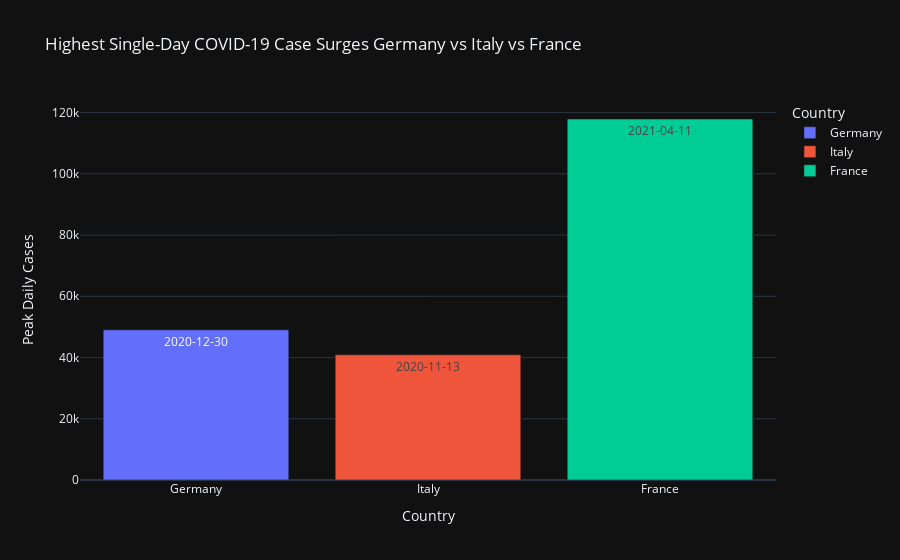

The notebook cell saved with this chart:
### Code cell
# Create a DataFrame summarizing the highest single-day surge and the corresponding date for Germany, Italy, and France
surge_data = pd.DataFrame({
    'Country': ['Germany', 'Italy', 'France'],
    'Highest_Single_Day_Surge': [germany_highest_cases, italy_highest_cases, france_highest_cases],
    'Date': [germany_highest_date, italy_highest_date, france_highest_date]
})

# Plot a bar chart showing the highest single-day COVID-19 case surges for Germany, Italy, and France
fig = px.bar(
    surge_data,
    x='Country',
    y='Highest_Single_Day_Surge',
    color='Country',
    text=surge_data['Date'].dt.strftime('%Y-%m-%d'),
    title='Highest Single-Day COVID-19 Case Surges Germany vs Italy vs France',
    labels={'Highest_Single_Day_Surge': 'Peak Daily Cases'},
    template='plotly_dark'
)
fig.show()

### Figure 1 — Plotly figure (JSON) as saved in the notebook; plotly's stock layout.template omitted (floating-point values rounded to 4 significant figures)
{"data": [{"hovertemplate": "Country=%{x}<br>Peak Daily Cases=%{y}<br>Date=%{text}<extra></extra>", "legendgroup": "Germany", "marker": {"color": "#636efa", "pattern": {"shape": ""}}, "name": "Germany", "orientation": "v", "showlegend": true, "text": ["2020-12-30"], "textposition": "auto", "type": "bar", "x": ["Germany"], "xaxis": "x", "y": [49044], "yaxis": "y"}, {"hovertemplate": "Country=%{x}<br>Peak Daily Cases=%{y}<br>Date=%{text}<extra></extra>", "legendgroup": "Italy", "marker": {"color": "#EF553B", "pattern": {"shape": ""}}, "name": "Italy", "orientation": "v", "showlegend": true, "text": ["2020-11-13"], "textposition": "auto", "type": "bar", "x": ["Italy"], "xaxis": "x", "y": [40902], "yaxis": "y"}, {"hovertemplate": "Country=%{x}<br>Peak Daily Cases=%{y}<br>Date=%{text}<extra></extra>", "legendgroup": "France", "marker": {"color": "#00cc96", "pattern": {"shape": ""}}, "name": "France", "orientation": "v", "showlegend": true, "text": ["2021-04-11"], "textposition": "auto", "type": "bar", "x": ["France"], "xaxis": "x", "y": [117900], "yaxis": "y"}], "layout": {"barmode": "relative", "legend": {"title": {"text": "Country"}, "tracegroupgap": 0}, "title": {"text": "Highest Single-Day COVID-19 Case Surges Germany vs Italy vs France"}, "xaxis": {"anchor": "y", "categoryarray": ["Germany", "Italy", "France"], "categoryorder": "array", "domain": [0, 1], "title": {"text": "Country"}}, "yaxis": {"anchor": "x", "domain": [0, 1], "title": {"text": "Peak Daily Cases"}}}}
